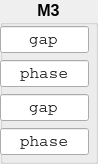
        <widget class="QGroupBox" name="groupBox_M3_record">
         <property name="font">
          <font>
           <pointsize>12</pointsize>
           <weight>75</weight>
           <bold>true</bold>
           <kerning>true</kerning>
          </font>
         </property>
         <property name="title">
          <string>M3</string>
         </property>
         <property name="alignment">
          <set>Qt::AlignHCenter|Qt::AlignTop</set>
         </property>
         <widget class="QLineEdit" name="lineEdit_plt_M3_x">
          <property name="geometry">
           <rect>
            <x>0</x>
            <y>26</y>
            <width>89</width>
            <height>27</height>
           </rect>
          </property>
          <property name="sizePolicy">
           <sizepolicy hsizetype="Fixed" vsizetype="Fixed">
            <horstretch>0</horstretch>
            <verstretch>0</verstretch>
           </sizepolicy>
          </property>
          <property name="font">
           <font>
            <family>Courier</family>
            <pointsize>12</pointsize>
            <weight>50</weight>
            <bold>false</bold>
           </font>
          </property>
          <property name="statusTip">
           <string>optic 1</string>
          </property>
          <property name="whatsThis">
           <string>first optic title</string>
          </property>
          <property name="text">
           <string>gap</string>
          </property>
          <property name="alignment">
           <set>Qt::AlignCenter</set>
          </property>
         </widget>
         <widget class="QLineEdit" name="lineEdit_plt_M3_Ry">
          <property name="geometry">
           <rect>
            <x>0</x>
            <y>60</y>
            <width>89</width>
            <height>27</height>
           </rect>
          </property>
          <property name="sizePolicy">
           <sizepolicy hsizetype="Fixed" vsizetype="Fixed">
            <horstretch>0</horstretch>
            <verstretch>0</verstretch>
           </sizepolicy>
          </property>
          <property name="font">
           <font>
            <family>Courier</family>
            <pointsize>12</pointsize>
            <weight>50</weight>
            <bold>false</bold>
           </font>
          </property>
          <property name="statusTip">
           <string>optic 1</string>
          </property>
          <property name="whatsThis">
           <string>first optic title</string>
          </property>
          <property name="text">
           <string>phase</string>
          </property>
          <property name="alignment">
           <set>Qt::AlignCenter</set>
          </property>
         </widget>
         <widget class="QLineEdit" name="lineEdit_plt_M3_Rz">
          <property name="enabled">
           <bool>true</bool>
          </property>
          <property name="geometry">
           <rect>
            <x>0</x>
            <y>94</y>
            <width>89</width>
            <height>27</height>
           </rect>
          </property>
          <property name="sizePolicy">
           <sizepolicy hsizetype="Fixed" vsizetype="Fixed">
            <horstretch>0</horstretch>
            <verstretch>0</verstretch>
           </sizepolicy>
          </property>
          <property name="font">
           <font>
            <family>Courier</family>
            <pointsize>12</pointsize>
            <weight>50</weight>
            <bold>false</bold>
           </font>
          </property>
          <property name="statusTip">
           <string>optic 1</string>
          </property>
          <property name="whatsThis">
           <string>first optic title</string>
          </property>
          <property name="text">
           <string>gap</string>
          </property>
          <property name="frame">
           <bool>true</bool>
          </property>
          <property name="alignment">
           <set>Qt::AlignCenter</set>
          </property>
          <property name="clearButtonEnabled">
           <bool>false</bool>
          </property>
         </widget>
         <widget class="QLineEdit" name="lineEdit_plt_M3_y">
          <property name="enabled">
           <bool>true</bool>
          </property>
          <property name="geometry">
           <rect>
            <x>0</x>
            <y>128</y>
            <width>89</width>
            <height>27</height>
           </rect>
          </property>
          <property name="sizePolicy">
           <sizepolicy hsizetype="Fixed" vsizetype="Fixed">
            <horstretch>0</horstretch>
            <verstretch>0</verstretch>
           </sizepolicy>
          </property>
          <property name="font">
           <font>
            <family>Courier</family>
            <pointsize>12</pointsize>
            <weight>50</weight>
            <bold>false</bold>
           </font>
          </property>
          <property name="statusTip">
           <string>optic 1</string>
          </property>
          <property name="whatsThis">
           <string>first optic title</string>
          </property>
          <property name="text">
           <string>phase</string>
          </property>
          <property name="frame">
           <bool>true</bool>
          </property>
          <property name="alignment">
           <set>Qt::AlignCenter</set>
          </property>
         </widget>
        </widget>
